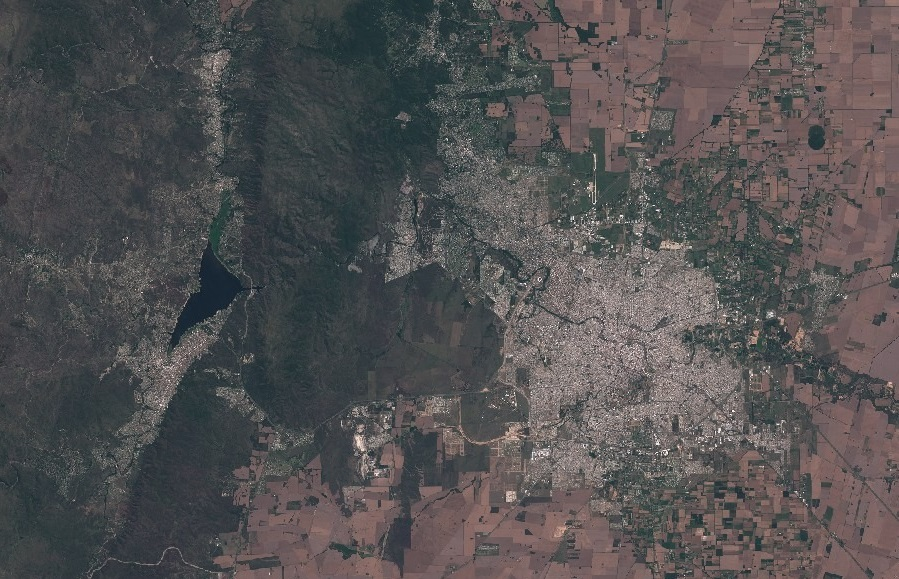
#> input picture Sentinel-2 L1C, True color on 2020-12-10.jpg, 899 x 579 px
$ jupyter execute '03_Clasificación_no_supervisada_y_semi_supervisada.ipynb'
#> lines starting #> are read from the running program, lines starting #| are printed output that depends on the picture
# Machine Learning e Imágenes en Python

### Clasificación dentro de una imagen: 4 clases, 3 variables o features: R,G,B

Cargue una imagen RGB a elección que a la vista tenga 4 clases identificables:

* Describa con sus palabras brevemente las 4 clases que ve en la imagen.
* Utilice k-medias con k=4 cantidad de clusters para realizar clasificación no supervisada de la imagen. Muestre los resultados, tanto en el espacio RGB como en la disposición de los clusters encontrados en la imagen.
* Realice una clasificación semi-supervisada:
 - Etiquetando manualmente pixeles de las 4 clases. Muestre los pixeles etiquetados en el espacio RGB.
 - Reclasificando toda la imagen según esas cuatro clases.
 - Muestre los resultados y realice una mejora de la clasificación utilizando un filtro de moda
 * Comente los resultados.

 Ayuda: Utilice la distancia euclídea. Normalice las observaciones si lo requiere su conjunto de datos ("distancia del coseno")

[cell 1]
from matplotlib import pyplot as plt
import numpy as np
import cv2
import pandas as pd

# Cargo y grafico imagen RGB
satelital_cv=cv2.imread('Sentinel-2 L1C, True color on 2020-12-10.jpg')
#> satelital_cv is the input picture: shape (579, 899, 3); mean B, G, R 82.2, 81.4, 83.5
satelital=satelital_cv.copy()
satelital[:,:,[2,1,0]]=satelital_cv #De BGR a RGB

print('Imagen elegida:')
plt.figure(figsize=(15,10))
plt.imshow(satelital)
plt.show()

[cell 2]
# Paso la base de pixeles a Data Frame
dims=satelital.shape
#> dims = (579, 899, 3)
cant_filas=dims[0]
#> cant_filas = 579
cant_columnas=dims[1]
#> cant_columnas = 899
cant_pixeles=cant_filas*cant_columnas
#> cant_pixeles = 520521
data0=np.zeros([cant_pixeles,4],dtype='int')
for f in range(cant_filas):
    for c in range(cant_columnas):
        nro=f*cant_columnas+c
        data0[nro,0]=nro
        data0[nro,1:4]=satelital[f,c,:]

df = pd.DataFrame(data0, columns=["pixel_id","rojo","verde","azul"])
#> df = table of 520521 rows and 4 columns

print('CLASES')
print('Las 4 clases que identifico en la imagen son: la zona "verde" de vegetación, la "azul" del lago, la "blanca" de la zona urbana y la "marrón" de la zona sembrada.')
print('')

# Muestro el Data Frame
print('Base de pixeles:')
df.head()
#> Out = table of 5 rows and 4 columns

[cell 3]
# Arrancamos con Clustering
# Librerías para Clustering
from sklearn.cluster import KMeans
from sklearn import preprocessing
from sklearn.metrics import silhouette_score

# Quito la columna del pixel id
df_pix=df.drop('pixel_id',axis=1)
#> df_pix = table of 520521 rows and 3 columns

# Distancia del coseno (normalizo los vectores)
normalized_vectors = preprocessing.normalize(df_pix)

# Se agrupan los datos usando Kmedias en 4 clusters
normalized_kmeans = KMeans(n_clusters=4)
normalized_kmeans.fit(normalized_vectors) #Con los vectores normalizados RGB te predice la clase
df_clusters=df.copy() #Copio el df original
#> df_clusters = table of 520521 rows and 4 columns
df_clusters['kmedias_cos_4']=normalized_kmeans.labels_ #Le agrego una columna con los labels de la clase
print('CLASIFIACIÓN NO SUPERVISADA')
print('')
print('Base con etiquetas de clases:')
df_clusters.head()
#> Out = table of 5 rows and 5 columns

[cell 4]
# Se le asignan colores a cada categoría para poder graficar
colores=['purple','blue','orange','red']
variables=["rojo","verde","azul"]

f3 = df_clusters.kmedias_cos_4 #En f3 guardamos todas las etiquetas (labels)

asignar=[] #En asignar se generará una lista con los colores de cada pixel
l=len(f3)
#> l = 520521

for k in range(l):
    asignar.append(colores[f3[k]])
#> after the loop, asignar = 520521 items

# Visualización en el espacio RGB
from mpl_toolkits.mplot3d import Axes3D
import matplotlib.patches as mpatches

print('')
print('Visualización de clusters en espacio RGB:')

fig = plt.figure()
ax = Axes3D(fig)

ax.scatter(df[variables[0]].values, df[variables[1]].values, df[variables[2]].values,c=asignar, s=1)
ax.set_xlabel(variables[0])
ax.set_ylabel(variables[1])
ax.set_zlabel(variables[2])
patch1 = mpatches.Patch(color=colores[0], label='cluster0')
patch2 = mpatches.Patch(color=colores[1], label='cluster1')
patch3 = mpatches.Patch(color=colores[2], label='cluster2')
patch4 = mpatches.Patch(color=colores[3], label='cluster3')
plt.legend(handles=[patch1,patch2,patch3,patch4])
plt.show()

# Visualización en la imagen
print('')
print('Visualización en la imagen:')

clasif=df_clusters.kmedias_cos_4.values.reshape(satelital.shape[0],satelital.shape[1])
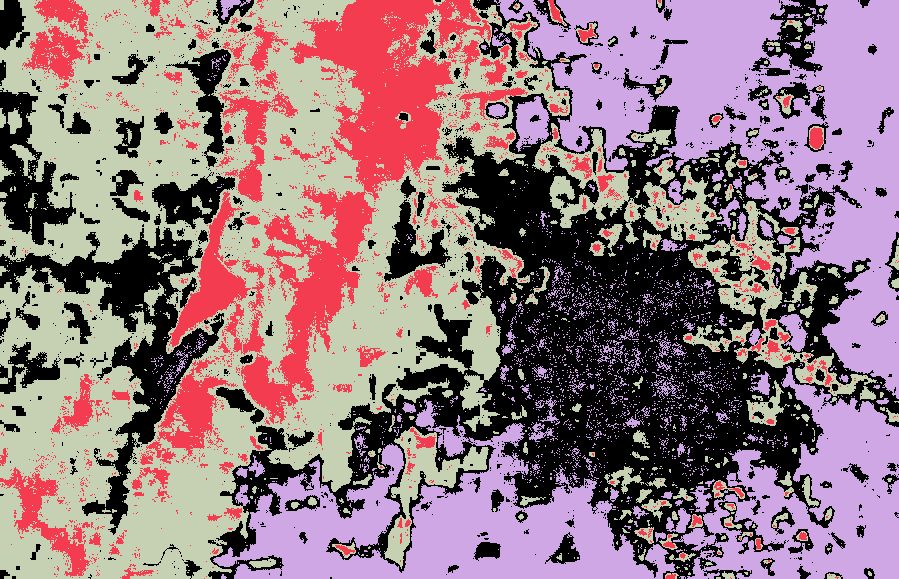
#> clasif: shape (579, 899) int32; 4 distinct labels, from 0 to 3; one colour per label, 0 black

plt.figure(figsize=(15,10))
plt.imshow(clasif,cmap='terrain')
plt.colorbar()
plt.show()
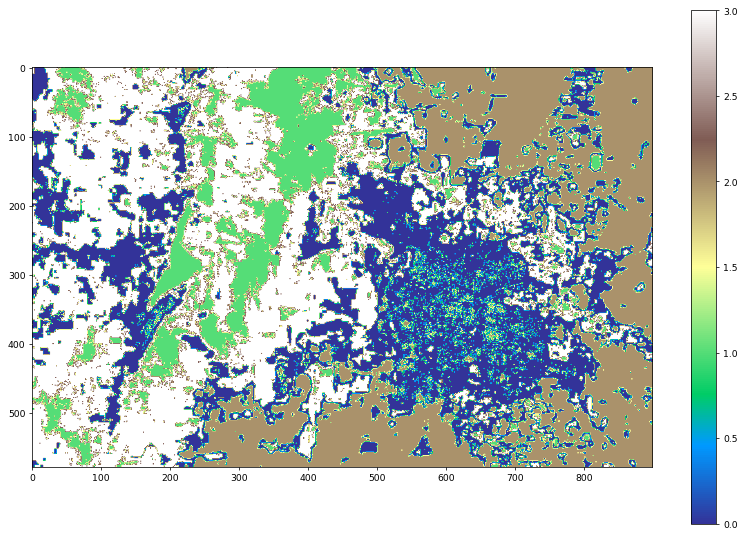
#> figure drawn by matplotlib, 2 panels
